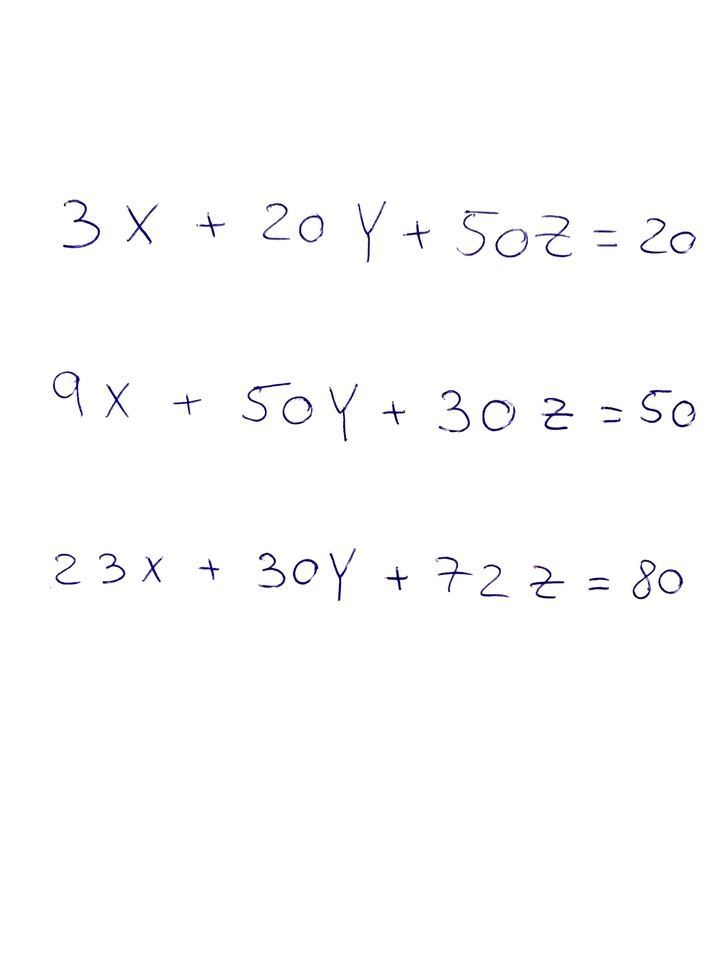
#> input picture Project/Cloudvision/HandwritingRecognition_GoogleCloudVision/images/full_3.JPG, 727 x 970 px, shrunk from 3024 x 4032 before the run
$ jupyter execute define_box_text.ipynb
#> lines starting #> are read from the running program, lines starting #| are printed output that depends on the picture; after the words box and inside, x2 and y2 are one past the last pixel; in counts of white or black regions, pixels touching at a corner belong together
[cell 1]
import cv2
import numpy as np
from PIL import Image
import matplotlib.pyplot as plt

img = cv2.imread("images/full_3.JPG")
#> img is the input picture: shape (970, 727, 3); mean B, G, R 253.5, 252.8, 252.9

# convert to grayscale
gray = cv2.cvtColor(img, cv2.COLOR_BGR2GRAY)

# threshold
thresh = cv2.threshold(gray, 0, 255, cv2.THRESH_BINARY+cv2.THRESH_OTSU)[1]
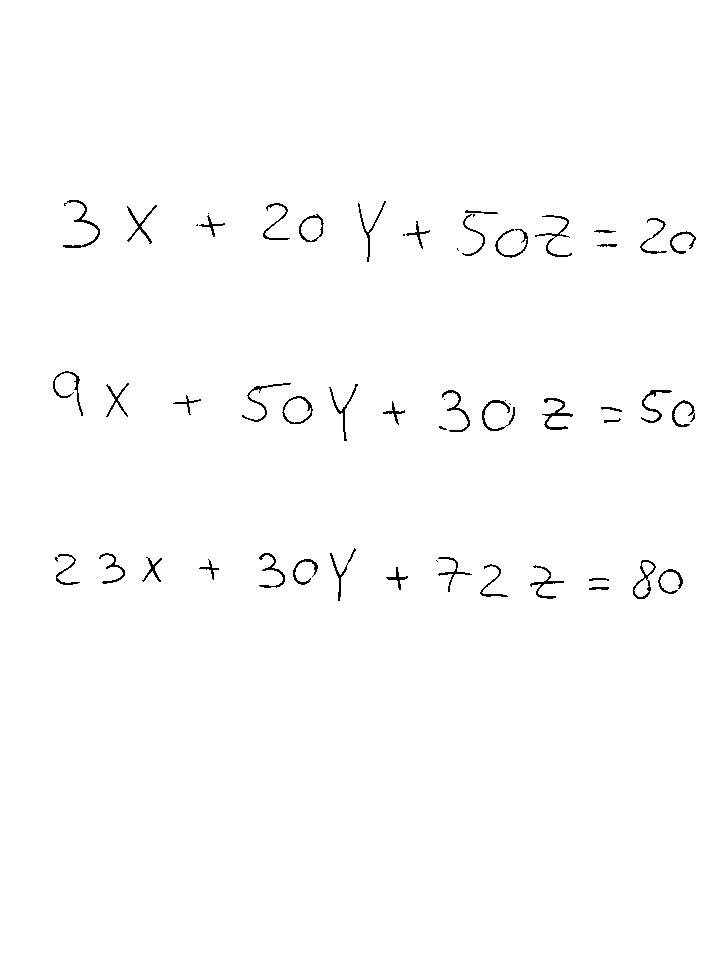
#> thresh: shape (970, 727); 99.1% white; black in thin lines or dots, all inside (x1, y1, x2, y2) = (53, 200, 696, 601)

# invert
thresh = 255 - thresh

# apply horizontal morphology close
kernel = np.ones((100 ,10000), np.uint8)
morph = cv2.morphologyEx(thresh, cv2.MORPH_CLOSE, kernel)
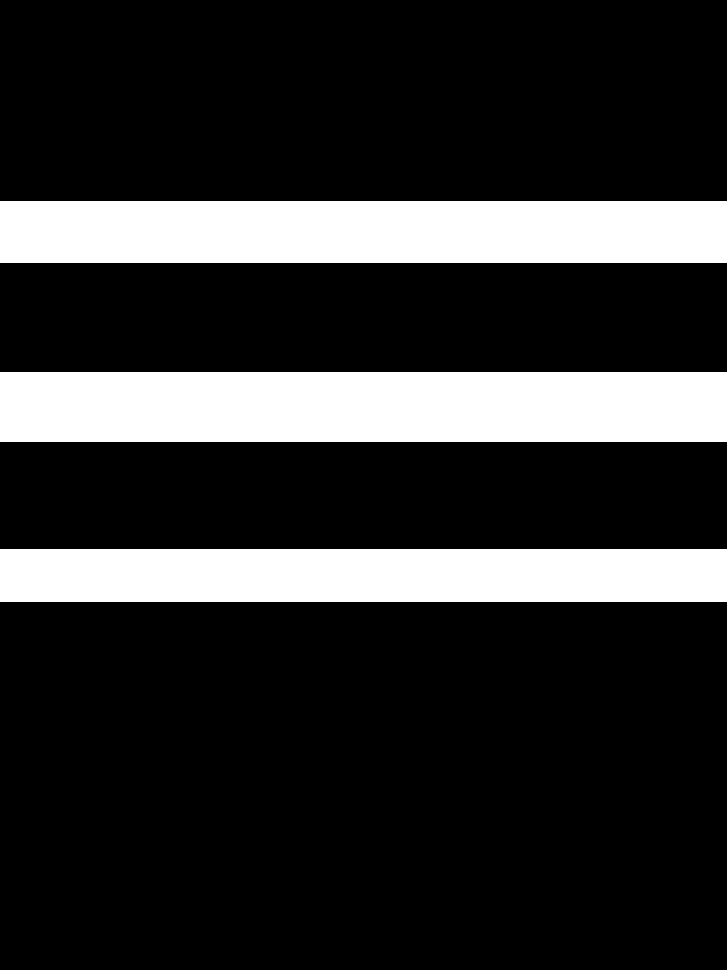
#> morph: shape (970, 727); 19.1% white; 3 white regions

# get external contours
contours = cv2.findContours(morph, cv2.RETR_EXTERNAL, cv2.CHAIN_APPROX_SIMPLE)
#> contours = 3 contours; box (x1, y1, x2, y2) and area: (0, 372, 727, 442) 50094, (0, 201, 727, 263) 44286, (0, 549, 727, 602) 37752
contours = contours[0] if len(contours) == 2 else contours[1]

# draw contours
result = img.copy()
for cntr in contours:
    # get bounding boxes
    pad = 100
    x,y,w,h = cv2.boundingRect(cntr)
    cv2.rectangle(result, (x-pad, y-pad), (x+w+pad, y+h+pad), (0, 0, 255), 4)
#> this loop made 3 passes
#> (cntr, y, h) on passes 1 to 3: ([[0, 549], [0, 601], [726, 601], [726, 549]], 549, 53), ([[0, 372], [0, 441], [726, 441], [726, 372]], 372, 70), ([[0, 201], [0, 262], [726, 262], [726, 201]], 201, 62)
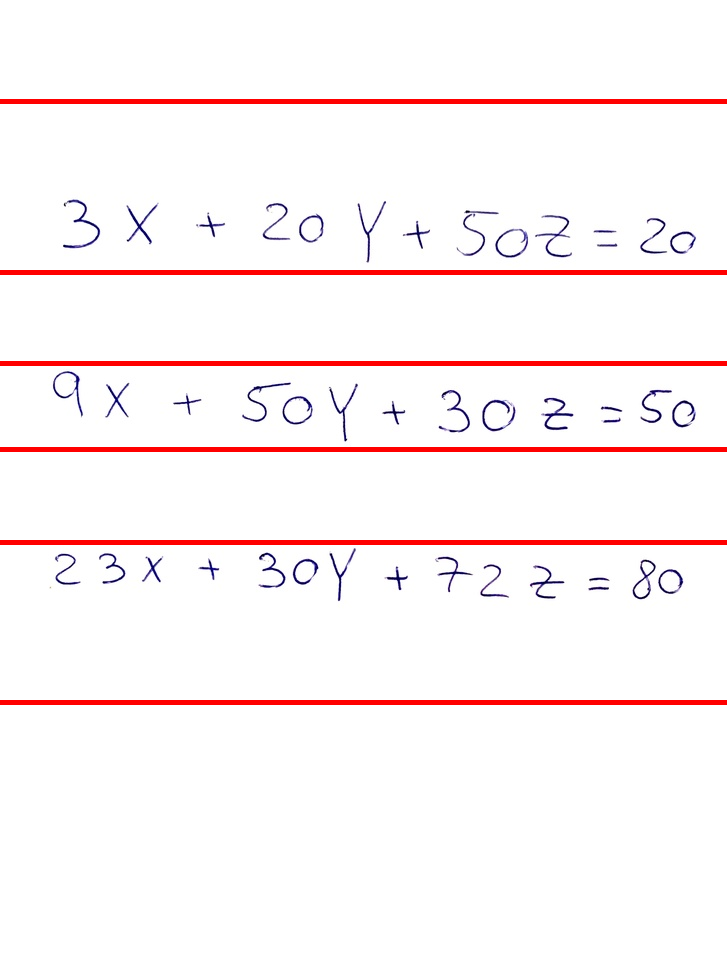
#> result: shape (970, 727, 3); 3.09% of pixels changed, all inside (x1, y1, x2, y2) = (0, 99, 727, 705)

# save result
cv2.imwrite("images/full3_box.jpg",result)
#> Out = True

$ run again, with Project/Cloudvision/HandwritingRecognition_GoogleCloudVision/images/1.JPG copied over Project/Cloudvision/HandwritingRecognition_GoogleCloudVision/images/full_3.JPG
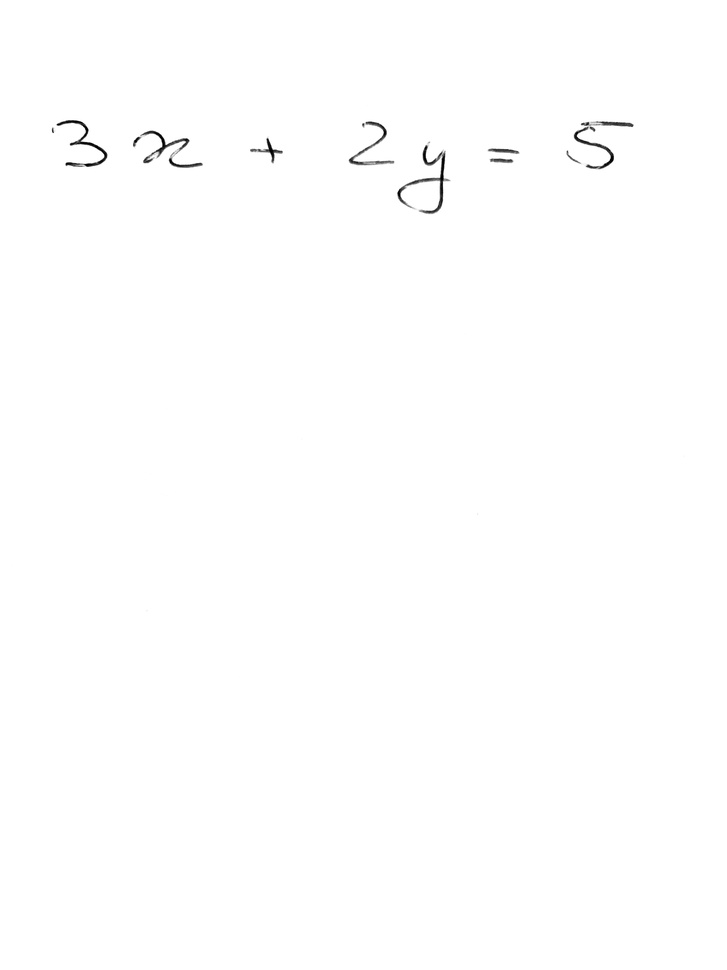
#> input picture Project/Cloudvision/HandwritingRecognition_GoogleCloudVision/images/1.JPG, 727 x 970 px, shrunk from 3024 x 4032 before the run
#> img is the input picture: shape (970, 727, 3); min 0, max 255, mean 254.3
#> `morph = cv2.morphologyEx(thresh, cv2.MORPH_CLOSE, kernel)`:
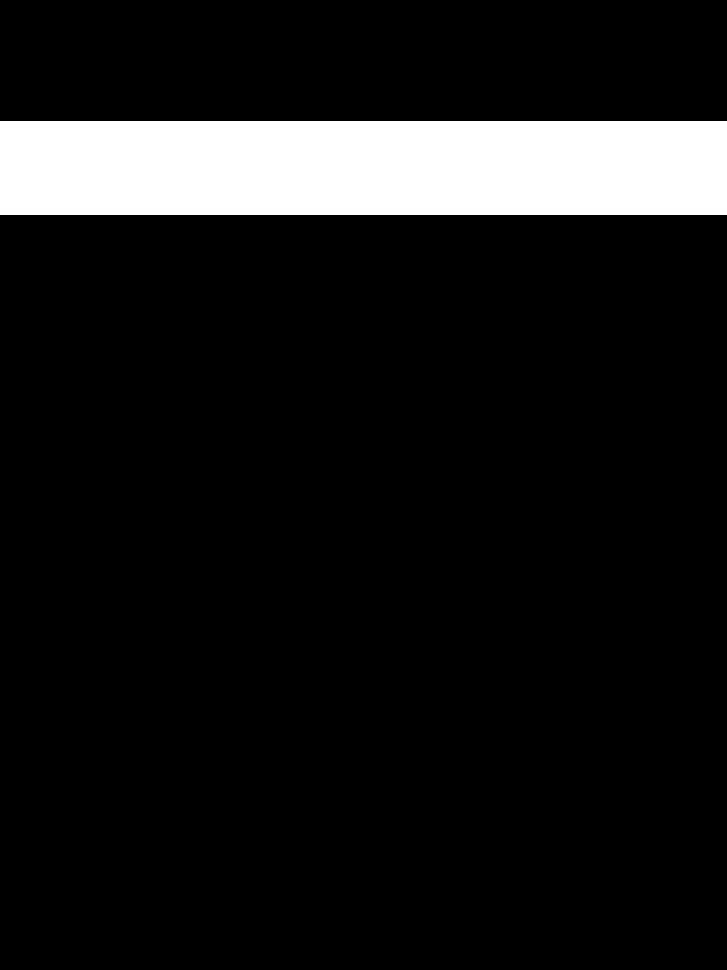
#> morph: shape (970, 727); 9.7% white; 1 white region
#> `contours = cv2.findContours(morph, cv2.RETR_EXTERNAL, cv2.CHAIN_APPROX..`: contours = 1 contour; box (x1, y1, x2, y2) and area: (0, 121, 727, 215) 67518
#> `contours = contours[0] if len(contours) == 2 else contours[1]`: contours = [[[0, 121], [0, 214], [726, 214], [726, 121]]]
#> the loop `for cntr in contours:` made 1 pass
#> (cntr, pad, x, y, w, h) on pass 1: ([[0, 121], [0, 214], [726, 214], [726, 121]], 100, 0, 121, 727, 94)
#> after the loop `for cntr in contours:`:
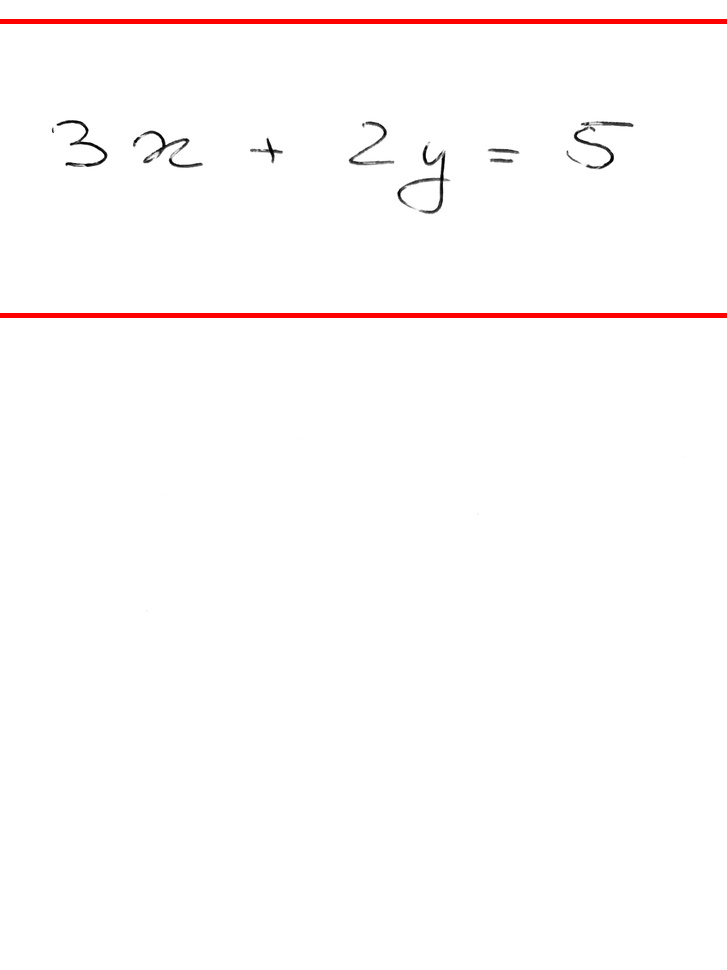
#> result: shape (970, 727, 3); 1.03% of pixels changed, all inside (x1, y1, x2, y2) = (0, 19, 727, 318)
#> Out = True

$ run again, with Project/Cloudvision/HandwritingRecognition_GoogleCloudVision/images/2.JPG copied over Project/Cloudvision/HandwritingRecognition_GoogleCloudVision/images/full_3.JPG
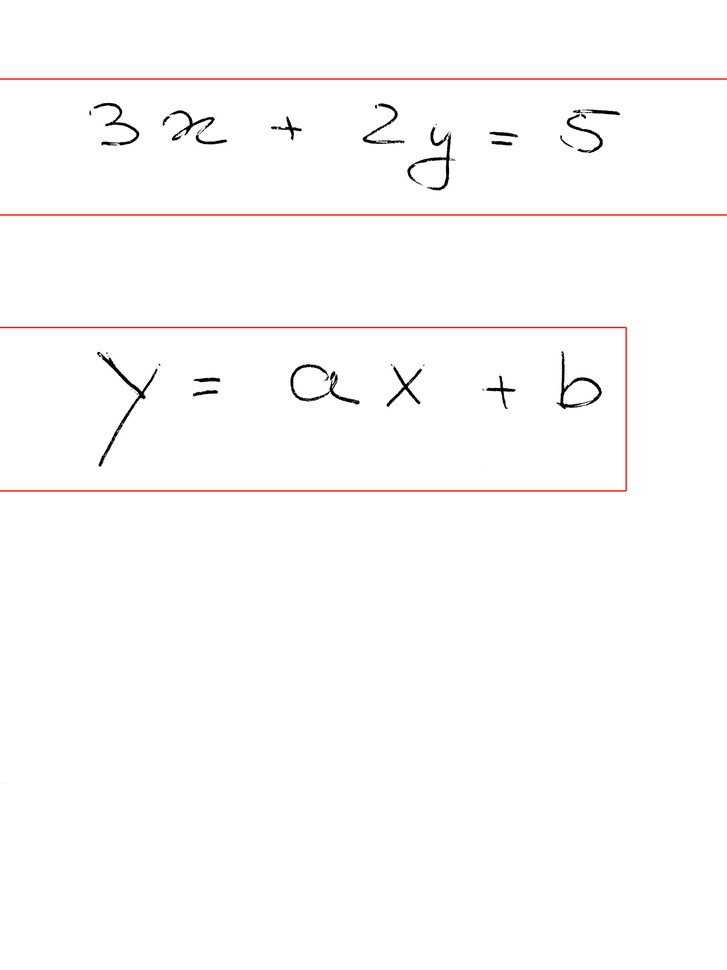
#> input picture Project/Cloudvision/HandwritingRecognition_GoogleCloudVision/images/2.JPG, 727 x 970 px, shrunk from 3024 x 4032 before the run
#> img is the input picture: shape (970, 727, 3); mean B, G, R 252.1, 252.2, 253.2
#> `morph = cv2.morphologyEx(thresh, cv2.MORPH_CLOSE, kernel)`:
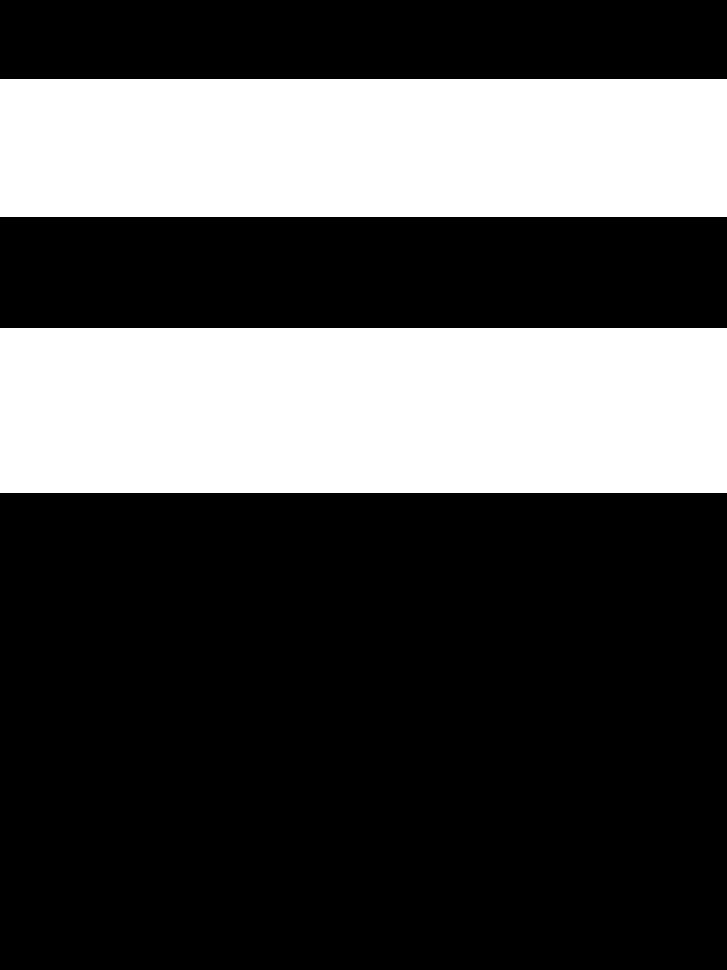
#> morph: shape (970, 727); 31.2% white; 2 white regions
#> contours = 2 contours; box (x1, y1, x2, y2) and area: (0, 328, 727, 493) 119064, (0, 79, 727, 217) 99462
#> the loop `for cntr in contours:` made 2 passes
#> (cntr, pad, x, y, w, h) on passes 1 to 2: ([[0, 328], [0, 492], [726, 492], [726, 328]], 100, 0, 328, 727, 165), ([[0, 79], [0, 216], [726, 216], [726, 79]], 100, 0, 79, 727, 138)
#> after the loop `for cntr in contours:`:
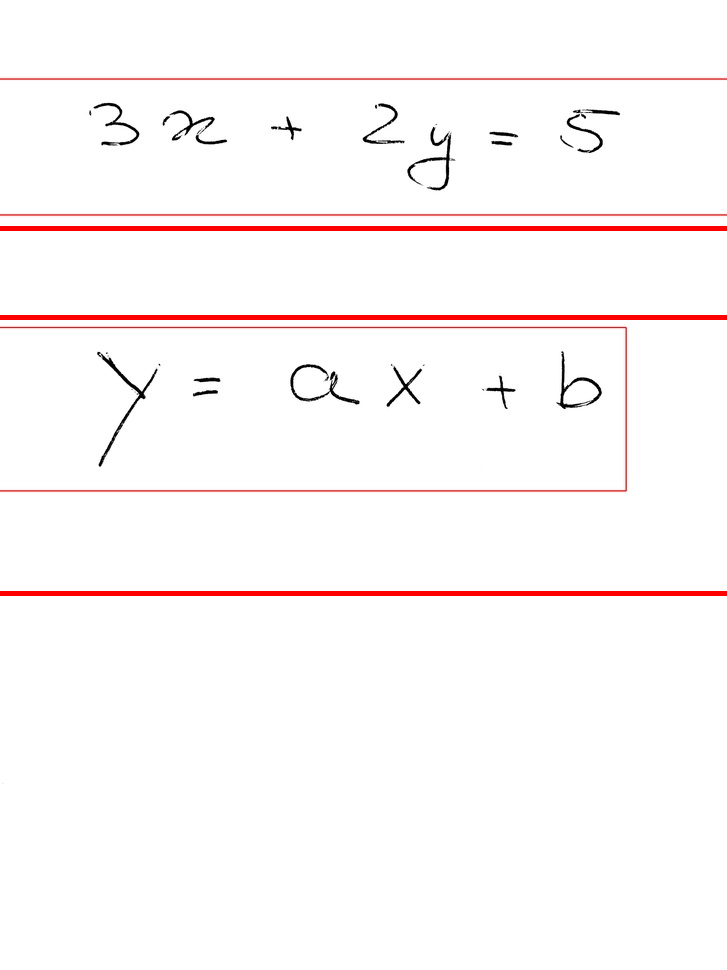
#> result: shape (970, 727, 3); 1.55% of pixels changed, all inside (x1, y1, x2, y2) = (0, 226, 727, 596)
#> Out = True
